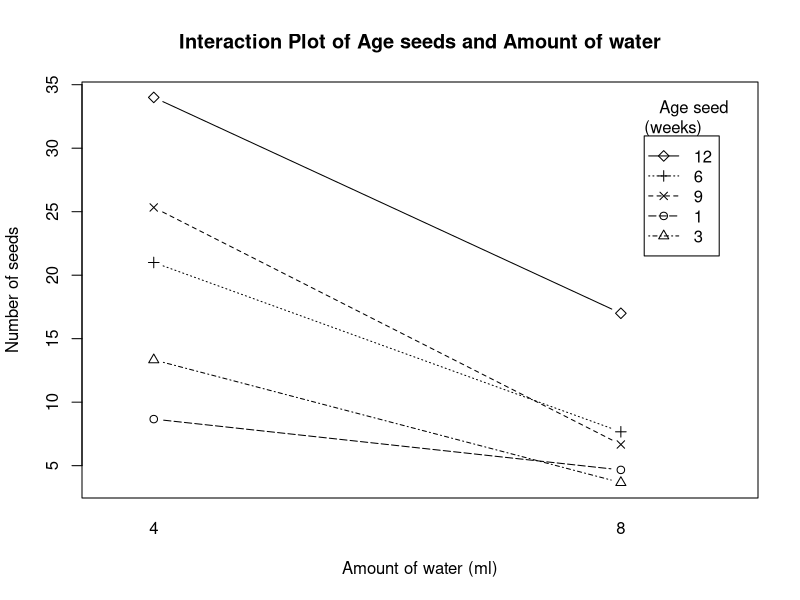
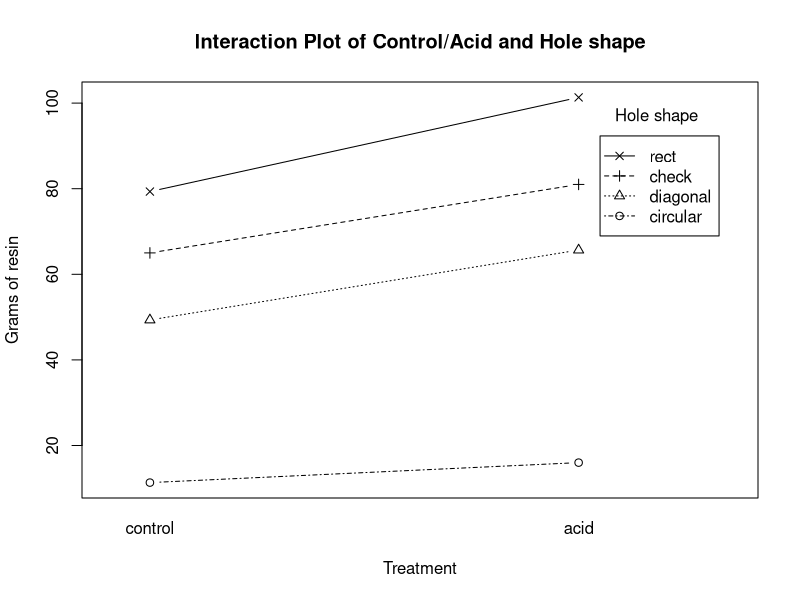
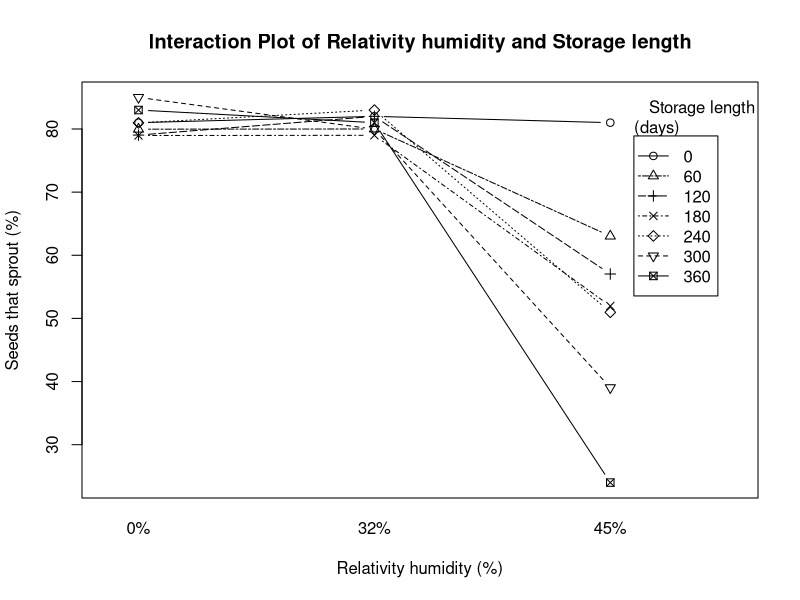
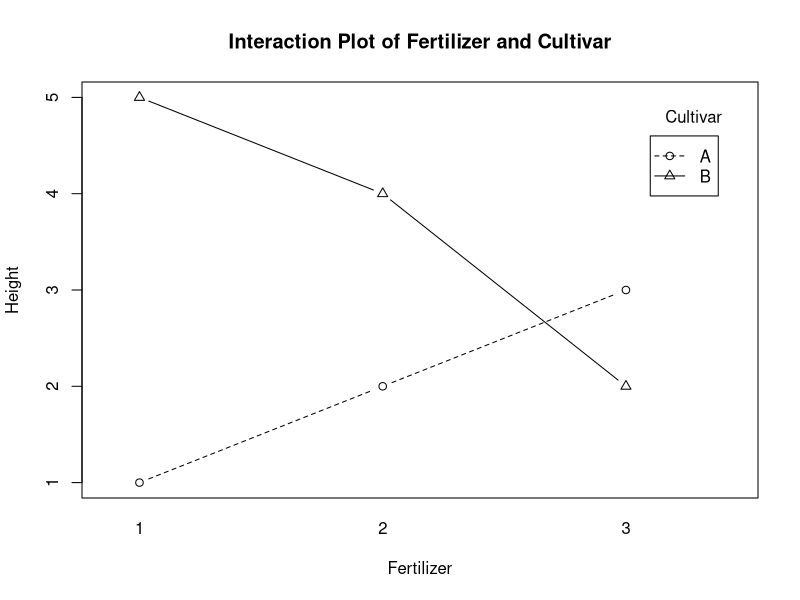
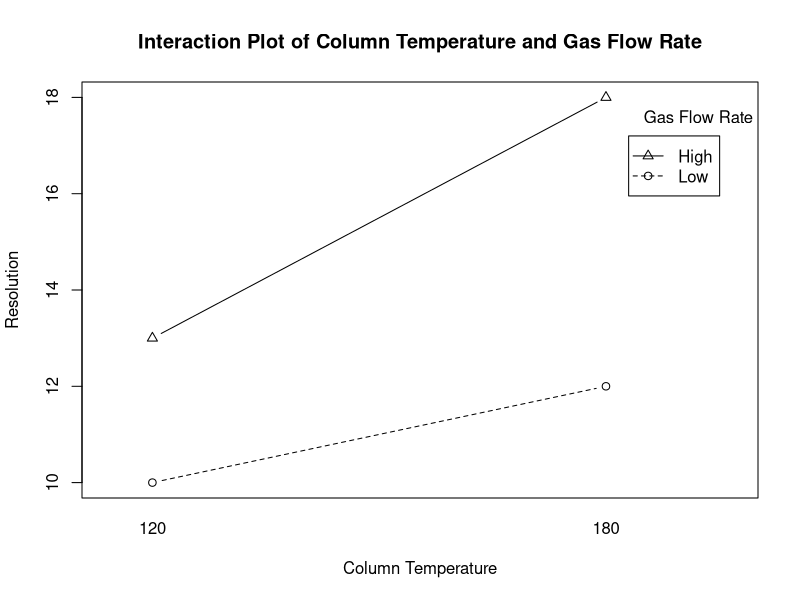

R code for these plots, in order:
## ---- chunk 1
knitr::opts_chunk$set(echo = TRUE)
## ---- chunk 2
table <- '
|    Source   | DF |    SS   |   MS   | F |   P   |
|:-----------:|:--:|:-------:|:------:|:-:|:-----:|
|      A      |  1 |    -    | 0.0002 | - |   -   |
|      B      |  - | 180.378 |    -   | - |   -   |
| Interaction |  3 |  8.479  |    -   | - | 0.932 |
|    Error    |  8 | 158.797 |    -   |   |       |
|    Total    | 15 | 347.653 |        |   |       |
'
cat(table)
## ---- chunk 3
# calculating missing p-values

# P(F > 0.00001), df1 from the A factor, df2 from the Error
pf(q = 0.00001, df1 = 1, df2 = 8, lower.tail = F)

# P(F > 3.02917), df1 from the B factor, df2 from the Error
pf(q = 3.02917, df1 = 3, df2 = 8, lower.tail = F)
## ---- chunk 4
table <- '
|    Source   | DF |    SS   |   MS   |    F    |      P     |
|:-----------:|:--:|:-------:|:------:|:-------:|:----------:|
|      A      |  1 |  0.0002 | 0.0002 | 0.00001 |  0.9975543 |
|      B      |  3 | 180.378 | 60.126 | 3.02917 | 0.09334106 |
| Interaction |  3 |  8.479  |  2.826 | 0.14237 |    0.932   |
|    Error    |  8 | 158.797 | 19.849 |         |            |
|    Total    | 15 | 347.653 |        |         |            |
'
cat(table)
## ---- chunk 5
df <- expand.grid(h20 = c(4, 8), age_seeds = c(1, 3, 6, 9, 12))
df <- rbind(df, df, df)  # 3 reps
df <- df[order(df$h20), ]
rownames(df) <- 1:nrow(df)  # fix row numbers
df$h20 <- as.factor(df$h20)
df$age_seeds <- as.factor(df$age_seeds)

# assign response
df$seeds <- c(
  11, 7, 9, 13, 20,
  9, 16, 19, 35, 37,
  6, 17, 35, 28, 45,
  8, 1, 5, 1, 11,
  3, 7, 9, 10, 15,
  3, 3, 9, 9, 25
)

tibble::glimpse(df)
## ---- chunk 6
with(df, {interaction.plot(h20, age_seeds, seeds, type = 'b',
                           pch = c(1, 2, 3, 4, 5), leg.bty = 'o',
                           main = 'Interaction Plot of Age seeds and Amount of water',
                           xlab = 'Amount of water (ml)', ylab = 'Number of seeds',
                           trace.label = 'Age seed\n(weeks)')})
## ---- chunk 7
fit <- aov(seeds ~ h20 * age_seeds, data = df)
summary(fit)
## ---- chunk 8
# similar to the previous question
df <- expand.grid(acid = c('control', 'acid'), shape = c('circular', 'diagonal', 'check', 'rect'))
df <- rbind(df, df, df)
df$acid <- factor(df$acid, c('control', 'acid'))  # control level first
df$shape <- as.factor(df$shape)
df <- df[order(df$acid), ]
rownames(df) <- 1:nrow(df)
df$resin <- c(
  9, 43, 60, 77,
  13, 48, 65, 70,
  12, 57, 70, 91,
  15, 66, 75, 97,
  13, 58, 78, 108,
  20, 73, 90, 99
)
tibble::glimpse(df)
## ---- chunk 9
with(df, {interaction.plot(acid, shape, resin, type = 'b',
                           pch = c(1, 2, 3, 4), leg.bty = 'o',
                           main = 'Interaction Plot of Control/Acid and Hole shape',
                           xlab = 'Treatment', ylab = 'Grams of resin',
                           trace.label = 'Hole shape')})
## ---- chunk 10
fit <- aov(resin ~ acid * shape, data = df)
summary(fit)
## ---- chunk 11
fit_tukey <- TukeyHSD(fit, ordered = F)
fit_tukey
## ---- chunk 12
df <- expand.grid(rel_hum = c('0%', '32%', '45%'), storage_length = c(0, 60, 120, 180, 240, 300, 360))
df <- rbind(df, df, df)  # 3 reps
df$rel_hum <- as.factor(df$rel_hum)
df$storage_length <- as.factor(df$storage_length)
df <- df[order(df$rel_hum), ]
rownames(df) <- 1:nrow(df)
df$seeds_sprout <- c(
  82.1,	78.6,	79.8,	82.3,	81.7,	85,	82.7,
  79,	80.8,	79.1,	75.5,	80.1,	87.9,	84.6,
  81.9,	80.5,	78.2,	79.1,	81.1,	82.1,	81.7,
  83.1,	78.1,	80.4,	77.8,	83.8,	82,	81,
  80.5,	83.6,	81.8,	80.4,	83.7,	77.6,	78.9,
  82.4,	78.3,	83.8,	78.8,	81.5,	80.3,	83.1,
  83.1,	66.5,	52.9,	52.9,	52.2,	38.6,	25.2,
  78.9,	61.4,	58.9,	54.3,	51.9,	37.9,	25.8,
  81,	61.2,	59.3,	48.7, 48.8,	40.6,	21
)
tibble::glimpse(df)
## ---- chunk 13
with(df, {interaction.plot(rel_hum, storage_length, seeds_sprout, type = 'b',
                           pch = c(1, 2, 3, 4, 5, 6, 7), leg.bty = 'o',
                           main = 'Interaction Plot of Relativity humidity and Storage length',
                           xlab = 'Relativity humidity (%)', ylab = 'Seeds that sprout (%)',
                           trace.label = 'Storage length\n(days)')})
## ---- chunk 14
fit <- aov(seeds_sprout ~ rel_hum * storage_length, data = df)
summary(fit)
## ---- chunk 15
set.seed(2023)
df <- expand.grid(herbicide = c('A', 'B', 'C'), nitrogen = as.factor(c(0, 100)))
df <- rbind(df, df)  # 2 reps
df <- df[sample(1:nrow(df)), ]  # randomly assign each treatment to an experimental unit
rownames(df) <- 1:nrow(df)  # fix row names
df
## ---- chunk 16
data <-data.frame(
  Fertilizer = as.factor(c(1, 2, 3, 1, 2, 3)),
  Cultivar = as.factor(c("A", "A", "A", "B", "B", "B")),
  height = c(1, 2, 3, 5, 4, 2)
)
data
## ---- chunk 17
with(data, {interaction.plot(Fertilizer, Cultivar, height, type = 'b',
                             pch = c(1, 2), leg.bty = 'o',
                             main = 'Interaction Plot of Fertilizer and Cultivar',
                             xlab = 'Fertilizer', ylab = 'Height',
                             trace.label = 'Cultivar')})
## ---- chunk 18
df <- data.frame(
  col_temp = as.factor(c(120, 120, 180, 180)),
  gas_flow_rate = factor(c('Low', 'High', 'Low', 'High'), levels = c('Low', 'High')),
  resolution = c(10, 13, 12, 18)
)
df
## ---- chunk 19
with(df, {interaction.plot(col_temp, gas_flow_rate, resolution, type = 'b',
                           pch = c(1, 2), leg.bty = 'o',
                           main = 'Interaction Plot of Column Temperature and Gas Flow Rate',
                           xlab = 'Column Temperature', ylab = 'Resolution',
                           trace.label = 'Gas Flow Rate')})
## ---- chunk 20
